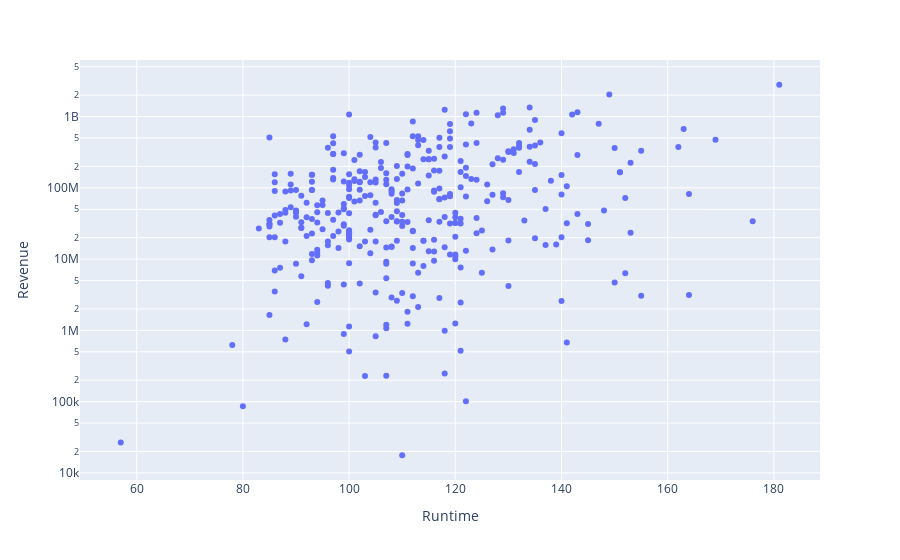

Write notebook code for a chart like this one.
### Code cell
fig = px.scatter(df, x='Runtime', y='Revenue', log_y=True)
fig.show()

### Figure 1 — Plotly figure (JSON) as saved in the notebook; plotly's stock layout.template omitted (floating-point values rounded to 4 significant figures; data arrays with more than 128 entries replaced by an {"elided": "..."} marker saying what was removed)
{"data": [{"hovertemplate": "Runtime=%{x}<br>Revenue=%{y}<extra></extra>", "legendgroup": "", "marker": {"color": "#636efa", "symbol": "circle"}, "mode": "markers", "name": "", "orientation": "v", "showlegend": false, "type": "scatter", "x": {"elided": "347 int values"}, "xaxis": "x", "y": {"elided": "347 int values"}, "yaxis": "y"}], "layout": {"legend": {"tracegroupgap": 0}, "margin": {"t": 60}, "xaxis": {"anchor": "y", "domain": [0, 1], "title": {"text": "Runtime"}}, "yaxis": {"anchor": "x", "domain": [0, 1], "title": {"text": "Revenue"}, "type": "log"}}}
